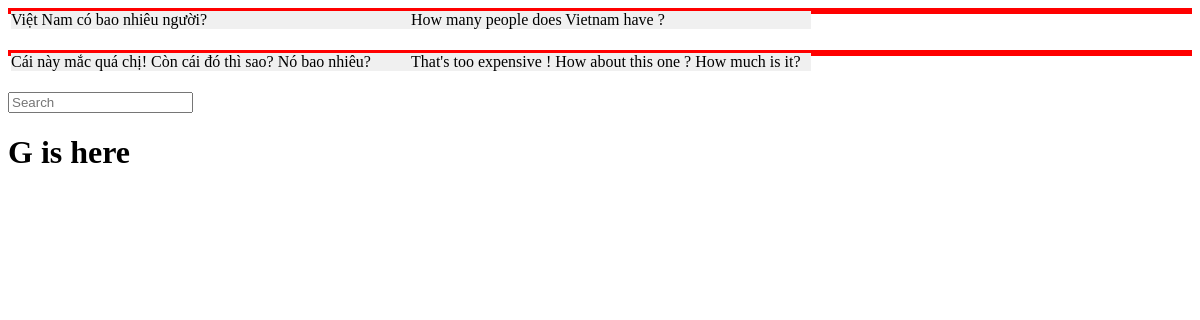
/lingua, run on an earlier commit of the app's database.
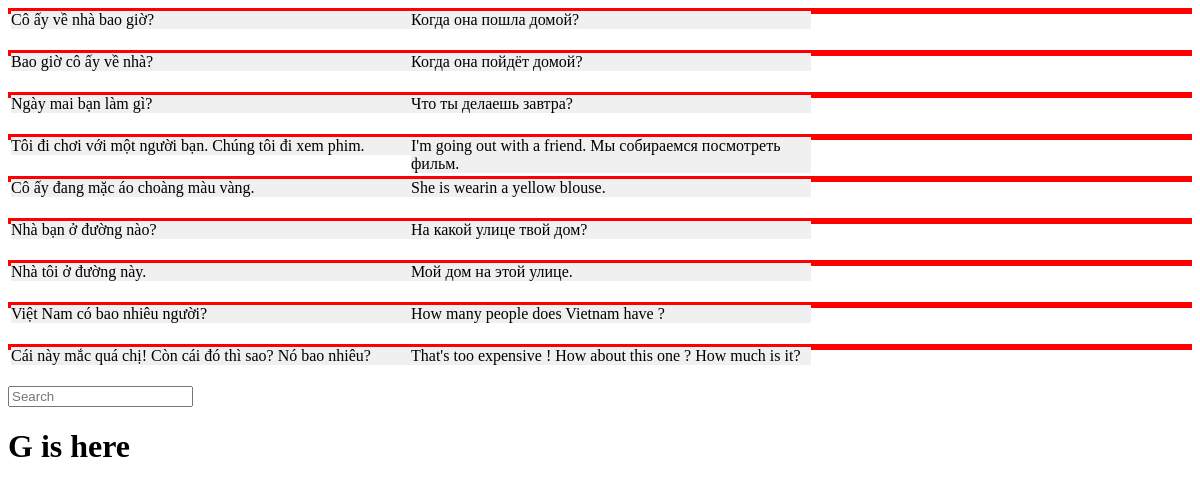
And on a later commit of the database.
### app/models.py (models this page shows, shortened)
class SearchableMixin(object):
	@classmethod
	def searchraw(cls, expression, page, per_page):
		ids, total = query_index(cls.__tablename__, expression, page, per_page)
		if total == 0:
			return cls.query.filter_by(id=0), 0
		when = []
		for i in range(len(ids)):
			when.append((ids[i], i))
		TextPairs = cls.query.filter(cls.id.in_(ids)).all()
		print("DB array")
		print("TextPairs typ: ", type(TextPairs))
		print("TextPairs len: ", len(TextPairs))
		paracount = 0
		parags = []
		for pair in TextPairs:
			phraseorig = pair.vntext
			phrasetran = pair.rutext
			print('phraseorig :', phraseorig)
			paracount += 1
			parag = {
				'count': str(paracount),
				'origparts': parsestringtonicearray(phraseorig),
				'tranparts': parsestringtonicearray(phrasetran)
			}
			parags.append(parag)
			print("Appended parag: ", parag)
		return parags, total

class TextPair(SearchableMixin, db.Model):
	__searchable__ = ['rutext','vntext']
	id = db.Column(db.Integer, primary_key = True)
	vntext = db.Column(db.String(400))
	rutext = db.Column(db.String(400))
	comment = db.Column(db.String(400))

### app/views.py (the view)
@app.route('/lingua')
def dualvocalbuary():
	TextPairs = TextPair.query
	paracount = 0
	parags = []
	for pair in TextPairs:
		phraseorig = pair.vntext
		phrasetran = pair.rutext
		paracount += 1
		parag = {
			'count': str(paracount),
			'origparts': parsestringtonicearray(phraseorig),
			'tranparts': parsestringtonicearray(phrasetran)
		}
		parags.append(parag)
	return render_template("bilingua.html",
		parags = parags)

### app/main/forms.py
class SearchForm(FlaskForm):
	q = StringField('Search', validators=[DataRequired()])
	def __init__(self, *args, **kwargs):
		if 'formdata' not in kwargs:
			kwargs['formdata'] = request.args
		if 'csrf_enabled' not in kwargs:
			kwargs['csrf_enabled'] = False
		super(SearchForm, self).__init__(*args, **kwargs)

### app/main/routes.py (called while the page is built)
@bp.before_app_request
def before_request():
	g.search_form = SearchForm()

### app/views.py (called while the page is built)
def parsestringtonicearray(opstring):
	opwords = opstring.split("#")
	nicearray = []
	for opword in opwords:
		tagnumber = re.search(r"^\d+",opword)
		if tagnumber:
			tnum = tagnumber.group(0)
			nextpart = {
				'tagnumber': tnum,
				'part': opword.replace(tnum, '', 1)
			}
		else:
			nextpart = {
				'part': opword
			}
		nicearray.append(nextpart)
	return nicearray

### app/templates/bilingua.html (shortened to what this page needs)
<!DOCTYPE html>
<html lang="vi">
	<head>
		<link rel="stylesheet" type="text/css" href="{{ url_for('static',filename='styles/mysite.css') }}">
	</head>
	<body>
		{% for parag in parags %}
		<div id="p{{parag.count}}" class="sentence">
			<div class="lang">
			{% for part in parag.origparts %}
				{% if part.tagnumber %}
					<span class="word" id="w{{part.tagnumber}}">{{part.part}}</span>
				{% else %}
					{{part.part}}
				{% endif %}
			{% endfor %}
			</div><div class="lang">
			{% for tpart in parag.tranparts %}
				{% if tpart.tagnumber %}
					<span class="word" id="w{{tpart.tagnumber}}">{{tpart.part}}</span>
				{% else %}
					{{tpart.part}}
				{% endif %}
			{% endfor %}
			</div>
		</div>
		<br><br>
		{% endfor %}
		{% if g.search_form %}
		<form class="navbar-form navbar-left" method="get"
				action="{{ url_for('main.search') }}">
			<div class="form-group">
				{{ g.search_form.q(size=20, class='form-control',
					placeholder=g.search_form.q.label.text) }}
			</div>
		</form>
			<h1>G is here</h1>
		{% endif %}
	</body>
</html>

### app/static/styles/mysite.css (style rules this page uses)
.lang { background-color: #f0f0f0; width: 400px; float:left; }
div.sentence { border: 3px solid red; }

What changed in the data, as far as the page shows it:
added TextPair: part "Cô ấy về nhà bao giờ?", part "Когда она пошла домой?"
now on this page (row edited): TextPair: part "Bao giờ cô ấy về nhà?", part "Когда она пойдёт домой?"
added TextPair: part "Ngày mai bạn làm gì?", part "Что ты делаешь завтра?"
added TextPair: part "Tôi đi chơi với một người bạn. Chúng tôi đi xem phim.", part "I'm going out with a friend. Мы собираемся посмотреть фильм."
now on this page (row edited): TextPair: part "Cô ấy đang mặc áo choàng màu vàng.", part "She is wearin a yellow blouse."
added TextPair: part "Nhà bạn ở đường nào?", part "На какой улице твой дом?"
Also different on the page:
new list line: "Nhà tôi ở đường này. Мой дом на этой улице."
new list line: "Việt Nam có bao nhiêu người? How many people does Vietnam have ?"
new list line: "Cái này mắc quá chị! Còn cái đó thì sao? Nó bao nhiêu? That's too expensive ! How about this one ? How much is it?"
list line gone: "Việt Nam có bao nhiêu người? How many people does Vietnam have ?"
list line gone: "Cái này mắc quá chị! Còn cái đó thì sao? Nó bao nhiêu? That's too expensive ! How about this one ? How much is it?"
